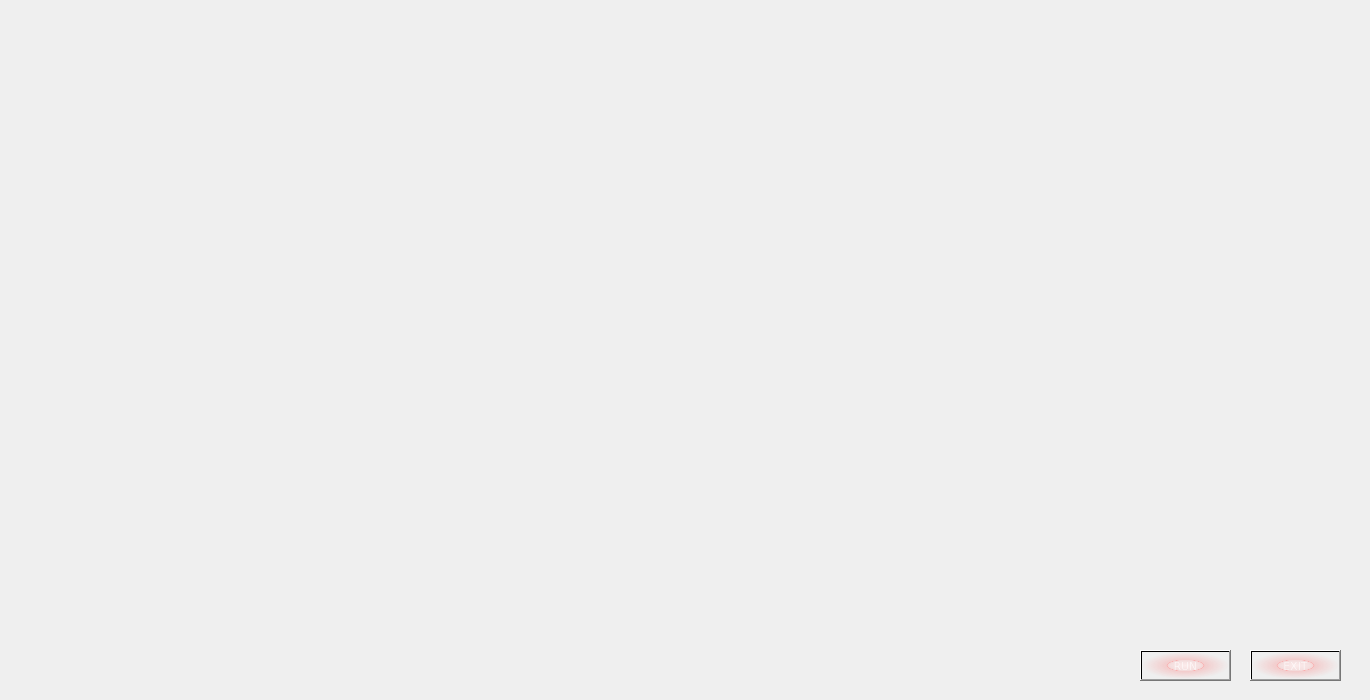
<?xml version="1.0" encoding="UTF-8"?>
<ui version="4.0">
    <class>jarvisUI</class>
    <widget class="QMainWindow" name="jarvisUI">
        <property name="geometry">
            <rect>
                <x>0</x>
                <y>0</y>
                <width>1370</width>
                <height>700</height>
            </rect>
        </property>
        <property name="windowTitle">
            <string>MainWindow</string>
        </property>
        <widget class="QWidget" name="centralwidget">
            <widget class="QLabel" name="label">
                <property name="geometry">
                    <rect>
                        <x>0</x>
                        <y>0</y>
                        <width>1370</width>
                        <height>800</height>
                    </rect>
                </property>
                <property name="text">
                    <string/>
                </property>
                <property name="pixmap">
                    <pixmap>../AI Voice Assistant/Jarvis/images/live_wallpaper.gif</pixmap>
                </property>
                <property name="scaledContents">
                    <bool>true</bool>
                </property>
            </widget>
            <widget class="QPushButton" name="pushButton">
                <property name="geometry">
                    <rect>
                        <x>1140</x>
                        <y>650</y>
                        <width>91</width>
                        <height>31</height>
                    </rect>
                </property>
                <property name="font">
                    <font>
                        <family>Verdana</family>
                        <pointsize>8</pointsize>
                        <weight>9</weight>
                        <italic>false</italic>
                        <bold>false</bold>
                    </font>
                </property>
                <property name="cursor">
                    <cursorShape>PointingHandCursor</cursorShape>
                </property>
                <property name="styleSheet">
                    <string notr="true">background-color: qradialgradient(spread:pad, cx:0.5, cy:0.5, radius:0.5, fx:0.5, fy:0.5, stop:0 rgba(255, 235, 235, 206), stop:0.35 rgba(255, 188, 188, 80), stop:0.4 rgba(255, 162, 162, 80), stop:0.425 rgba(255, 132, 132, 156), stop:0.44 rgba(252, 128, 128, 80), stop:1 rgba(255, 255, 255, 0));
font: 75 8pt &quot;Verdana&quot;;
color: qlineargradient(spread:pad, x1:0, y1:0, x2:1, y2:1, stop:0 rgba(255, 255, 255, 255), stop:1 rgba(255, 255, 255, 255));</string>
                </property>
                <property name="text">
                    <string>RUN</string>
                </property>
            </widget>
            <widget class="QPushButton" name="pushButton_2">
                <property name="geometry">
                    <rect>
                        <x>1250</x>
                        <y>650</y>
                        <width>91</width>
                        <height>31</height>
                    </rect>
                </property>
                <property name="font">
                    <font>
                        <family>Verdana</family>
                        <pointsize>8</pointsize>
                        <weight>9</weight>
                        <italic>false</italic>
                        <bold>false</bold>
                    </font>
                </property>
                <property name="cursor">
                    <cursorShape>PointingHandCursor</cursorShape>
                </property>
                <property name="styleSheet">
                    <string notr="true">background-color: qradialgradient(spread:pad, cx:0.5, cy:0.5, radius:0.5, fx:0.5, fy:0.5, stop:0 rgba(255, 235, 235, 206), stop:0.35 rgba(255, 188, 188, 80), stop:0.4 rgba(255, 162, 162, 80), stop:0.425 rgba(255, 132, 132, 156), stop:0.44 rgba(252, 128, 128, 80), stop:1 rgba(255, 255, 255, 0));
font: 75 8pt &quot;Verdana&quot;;
color: qlineargradient(spread:pad, x1:0, y1:0, x2:1, y2:1, stop:0 rgba(255, 255, 255, 255), stop:1 rgba(255, 255, 255, 255));</string>
                </property>
                <property name="text">
                    <string>EXIT</string>
                </property>
            </widget>
            <widget class="QLabel" name="label_2">
                <property name="geometry">
                    <rect>
                        <x>0</x>
                        <y>0</y>
                        <width>311</width>
                        <height>121</height>
                    </rect>
                </property>
                <property name="text">
                    <string/>
                </property>
                <property name="pixmap">
                    <pixmap>../AI Voice Assistant/Jarvis/images/Jarvis Loading Screen on Make a GIF.gif</pixmap>
                </property>
            </widget>
            <widget class="QLabel" name="label_3">
                <property name="geometry">
                    <rect>
                        <x>230</x>
                        <y>170</y>
                        <width>261</width>
                        <height>161</height>
                    </rect>
                </property>
                <property name="text">
                    <string/>
                </property>
                <property name="pixmap">
                    <pixmap>../AI Voice Assistant/Jarvis/images/Iron Man 3 Fan Art_ Iron Man gifs.gif</pixmap>
                </property>
                <property name="scaledContents">
                    <bool>true</bool>
                </property>
            </widget>
            <widget class="QTextBrowser" name="textBrowser">
                <property name="enabled">
                    <bool>true</bool>
                </property>
                <property name="geometry">
                    <rect>
                        <x>880</x>
                        <y>20</y>
                        <width>221</width>
                        <height>41</height>
                    </rect>
                </property>
                <property name="font">
                    <font>
                        <family>OCR A Extended</family>
                        <pointsize>16</pointsize>
                    </font>
                </property>
                <property name="mouseTracking">
                    <bool>false</bool>
                </property>
                <property name="styleSheet">
                    <string notr="true">background:transparent; border-radius:none;</string>
                </property>
            </widget>
            <widget class="QTextBrowser" name="textBrowser_2">
                <property name="enabled">
                    <bool>true</bool>
                </property>
                <property name="geometry">
                    <rect>
                        <x>1120</x>
                        <y>20</y>
                        <width>221</width>
                        <height>41</height>
                    </rect>
                </property>
                <property name="font">
                    <font>
                        <family>OCR A Extended</family>
                        <pointsize>16</pointsize>
                    </font>
                </property>
                <property name="mouseTracking">
                    <bool>false</bool>
                </property>
                <property name="styleSheet">
                    <string notr="true">background:transparent;
border-radius:none;</string>
                </property>
            </widget>
        </widget>
    </widget>
    <resources/>
    <connections/>
</ui>
